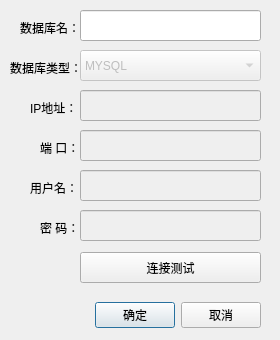
<?xml version="1.0" encoding="UTF-8"?>
<ui version="4.0">
 <class>NewDataBaseDialog</class>
 <widget class="QDialog" name="NewDataBaseDialog">
  <property name="geometry">
   <rect>
    <x>0</x>
    <y>0</y>
    <width>280</width>
    <height>340</height>
   </rect>
  </property>
  <property name="sizePolicy">
   <sizepolicy hsizetype="Fixed" vsizetype="Fixed">
    <horstretch>0</horstretch>
    <verstretch>0</verstretch>
   </sizepolicy>
  </property>
  <property name="minimumSize">
   <size>
    <width>280</width>
    <height>340</height>
   </size>
  </property>
  <property name="maximumSize">
   <size>
    <width>280</width>
    <height>340</height>
   </size>
  </property>
  <property name="windowTitle">
   <string>Dialog</string>
  </property>
  <widget class="QLabel" name="label">
   <property name="geometry">
    <rect>
     <x>20</x>
     <y>20</y>
     <width>61</width>
     <height>16</height>
    </rect>
   </property>
   <property name="text">
    <string>数据库名：</string>
   </property>
  </widget>
  <widget class="QLineEdit" name="lineEdit_dbName">
   <property name="geometry">
    <rect>
     <x>80</x>
     <y>10</y>
     <width>181</width>
     <height>31</height>
    </rect>
   </property>
  </widget>
  <widget class="QLabel" name="label_2">
   <property name="geometry">
    <rect>
     <x>10</x>
     <y>60</y>
     <width>71</width>
     <height>16</height>
    </rect>
   </property>
   <property name="text">
    <string>数据库类型：</string>
   </property>
  </widget>
  <widget class="QLineEdit" name="lineEdit_dbHost">
   <property name="enabled">
    <bool>false</bool>
   </property>
   <property name="geometry">
    <rect>
     <x>80</x>
     <y>90</y>
     <width>181</width>
     <height>31</height>
    </rect>
   </property>
  </widget>
  <widget class="QLabel" name="label_3">
   <property name="geometry">
    <rect>
     <x>30</x>
     <y>100</y>
     <width>51</width>
     <height>16</height>
    </rect>
   </property>
   <property name="text">
    <string>IP地址：</string>
   </property>
  </widget>
  <widget class="QLineEdit" name="lineEdit_dbPort">
   <property name="enabled">
    <bool>false</bool>
   </property>
   <property name="geometry">
    <rect>
     <x>80</x>
     <y>130</y>
     <width>181</width>
     <height>31</height>
    </rect>
   </property>
  </widget>
  <widget class="QLabel" name="label_4">
   <property name="geometry">
    <rect>
     <x>40</x>
     <y>140</y>
     <width>41</width>
     <height>16</height>
    </rect>
   </property>
   <property name="text">
    <string>端 口：</string>
   </property>
  </widget>
  <widget class="QLabel" name="label_5">
   <property name="geometry">
    <rect>
     <x>30</x>
     <y>180</y>
     <width>51</width>
     <height>16</height>
    </rect>
   </property>
   <property name="text">
    <string>用户名：</string>
   </property>
  </widget>
  <widget class="QLineEdit" name="lineEdit_dbUserName">
   <property name="enabled">
    <bool>false</bool>
   </property>
   <property name="geometry">
    <rect>
     <x>80</x>
     <y>170</y>
     <width>181</width>
     <height>31</height>
    </rect>
   </property>
  </widget>
  <widget class="QLineEdit" name="lineEdit_dbPassword">
   <property name="enabled">
    <bool>false</bool>
   </property>
   <property name="geometry">
    <rect>
     <x>80</x>
     <y>210</y>
     <width>181</width>
     <height>31</height>
    </rect>
   </property>
  </widget>
  <widget class="QLabel" name="label_6">
   <property name="geometry">
    <rect>
     <x>40</x>
     <y>220</y>
     <width>41</width>
     <height>16</height>
    </rect>
   </property>
   <property name="text">
    <string>密 码：</string>
   </property>
  </widget>
  <widget class="QWidget" name="layoutWidget">
   <property name="geometry">
    <rect>
     <x>20</x>
     <y>300</y>
     <width>241</width>
     <height>31</height>
    </rect>
   </property>
   <layout class="QHBoxLayout" name="horizontalLayout_2">
    <item>
     <spacer name="horizontalSpacer">
      <property name="orientation">
       <enum>Qt::Horizontal</enum>
      </property>
      <property name="sizeHint" stdset="0">
       <size>
        <width>40</width>
        <height>28</height>
       </size>
      </property>
     </spacer>
    </item>
    <item>
     <widget class="QPushButton" name="pbt_Confirm">
      <property name="text">
       <string>确定</string>
      </property>
     </widget>
    </item>
    <item>
     <widget class="QPushButton" name="pbt_Cancel">
      <property name="text">
       <string>取消</string>
      </property>
     </widget>
    </item>
   </layout>
  </widget>
  <widget class="QPushButton" name="pbt_connectTest">
   <property name="geometry">
    <rect>
     <x>80</x>
     <y>252</y>
     <width>181</width>
     <height>31</height>
    </rect>
   </property>
   <property name="text">
    <string>连接测试</string>
   </property>
  </widget>
  <widget class="QComboBox" name="comboBox_dbType">
   <property name="enabled">
    <bool>false</bool>
   </property>
   <property name="geometry">
    <rect>
     <x>80</x>
     <y>50</y>
     <width>181</width>
     <height>31</height>
    </rect>
   </property>
   <item>
    <property name="text">
     <string>MYSQL</string>
    </property>
   </item>
   <item>
    <property name="text">
     <string>SQLSERVER</string>
    </property>
   </item>
   <item>
    <property name="text">
     <string>ORACLE</string>
    </property>
   </item>
   <item>
    <property name="text">
     <string>KINGBASE</string>
    </property>
   </item>
  </widget>
 </widget>
 <resources/>
 <connections/>
</ui>
